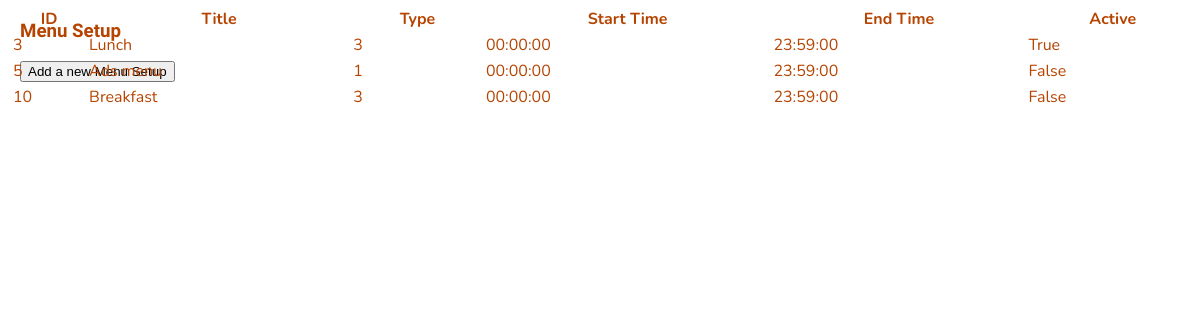
The page /menuSetup/573 (signed in) on the database as committed earlier.
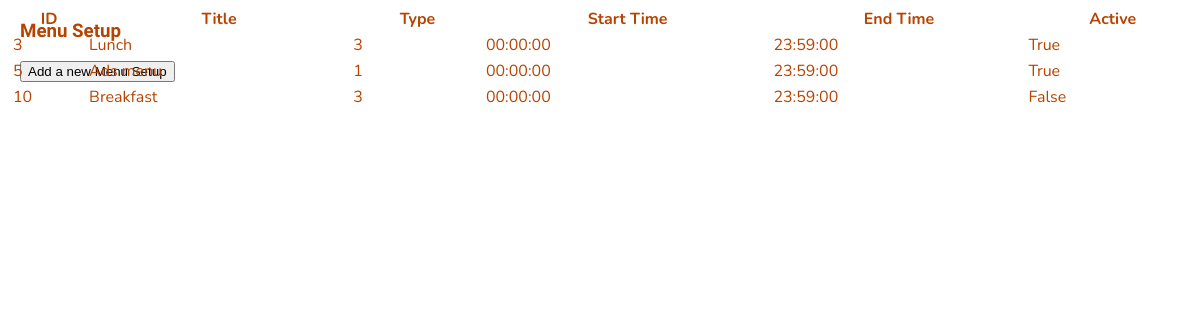
The same page on the database as committed later.
### website/models.py (models this page shows)
class ShopMenus(db.Model):
    shopMenuID = db.Column(db.Integer, primary_key=True)
    displayID = db.Column(db.Integer, db.ForeignKey('displays.displayID', name='fk_shop_menus_display_id'))
    menuTypeID = db.Column(db.Integer, db.ForeignKey('menus.menuID', name='fk_shops_menus_menu_type_id'))
    menuTitle = db.Column(db.String(50), nullable=False)
    menuStartTime = db.Column(db.Time, nullable=False)
    menuFinishTime = db.Column(db.Time, nullable=False)
    menuActive = db.Column(db.Boolean, nullable=False)

### website/displays.py (the view)
@displays.route('/menuSetup/<int:display_id>', methods=['GET', 'POST'])
@login_required
def menuSetup(display_id):
    displayID = display_id
    user = current_user
    display = Displays.query.get(displayID)
    shopMenus = ShopMenus.query.filter_by(displayID=displayID).all()
    return render_template('menuSetup.html',
                           displays=displays,
                           user=user,
                           display=display,
                           shopMenus=shopMenus)

### website/__init__.py (called while the page is built)
def create_app():
    app = Flask(__name__)
    app.config['SECRET_KEY'] = 'itAlwaysWorksInTheEnd'
    app.config['SQLALCHEMY_DATABASE_URI'] = f'sqlite:///{DB_NAME}'
    db.init_app(app)
    migrate.init_app(app, db)
    app.config['UPLOAD_FOLDER'] = UPLOAD_FOLDER
    from .views import views
    from .displays import displays
    from .auth import auth
    from .adsControl import adsControl
    app.register_blueprint(views, url_prefix='/')
    app.register_blueprint(displays, url_prefix='/')
    app.register_blueprint(auth, url_prefix='/')
    app.register_blueprint(adsControl, url_prefix='/')
    login_manager = LoginManager()
    login_manager.login_view = 'auth.login'
    login_manager.init_app(app)
    @login_manager.user_loader
    def load_user(id):
        from .models import Users
        return Users.query.get(int(id))
    return app

### website/templates/menuSetup.html (shortened to what this page needs)
{% extends "base.html" %}{% block title %}Menu Setup{% endblock %}
{% block content %}
    <div>
        <h3>Menu Setup</h3>
            <button type="button" onclick="window.location.href='/menuSetupAddNew/{{ display.displayID }}';" name="{{ display.displayID }}">Add a new Menu Setup</button>
            <table>
                <thead>
                    <tr>
                        <th>ID</th>
                        <th>Title</th>
                        <th>Type</th>
                        <th>Start Time</th>
                        <th>End Time</th>
                        <th>Active</th>
                    </tr>
                </thead>
                <tbody>
                {% for shopMenu in shopMenus %}
                    <tr class="shop-menu-row" data-shopmenuid="{{ shopMenu.shopMenuID }}" onclick="window.location.href='/menuSetupEdit/{{ shopMenu.shopMenuID }}';" name="{{ shopMenu.shopMenuID }}">
                        <td>{{shopMenu.shopMenuID }}</td>
                        <td>{{shopMenu.menuTitle }}</td>
                        <td>{{shopMenu.menuTypeID }}</td>
                        <td>{{shopMenu.menuStartTime }}</td>
                        <td>{{shopMenu.menuFinishTime }}</td>
                        <td>{{shopMenu.menuActive }}</td>
                    </tr>
                {% endfor %}
                </tbody>
            </table>
    </div>
{% endblock %}

Rows that differ between the two databases and show on the page:
changed ShopMenus "Ads menu": menuActive "False" → "True"
